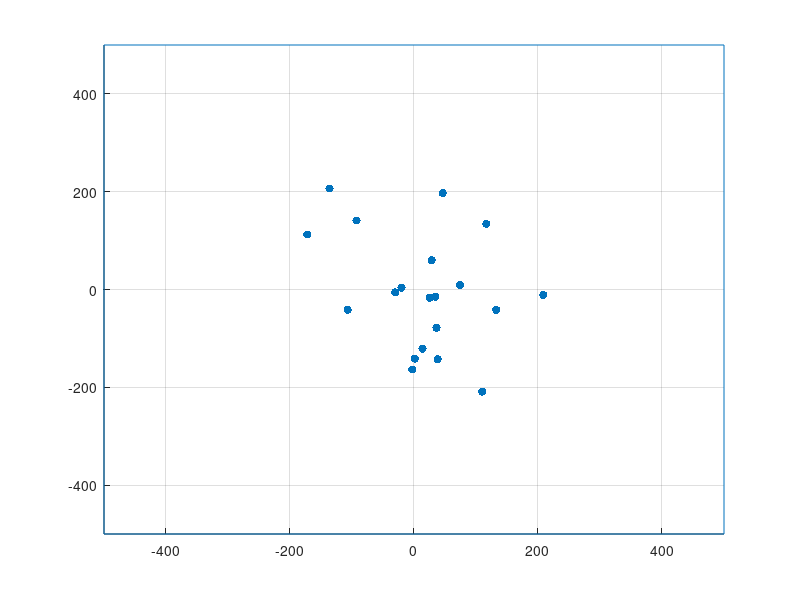

Write the MATLAB code that produced this figure. (Note: this script raises an error after producing the figure.)
close all
clear all
clc

%plotting the box
grid on
hold on
x_lim = [-500, -500, 500, 500, -500];
y_lim = [500, -500, -500, 500, 500];
xlim([-500,500]);
ylim([-500,500]);
plot(x_lim,y_lim);

%creating N particles in random places within R range from the centre
%defining N and the radius of the boundary
N = 20;
R_lim = 250;

%creating points in polar coordinate system
polar_ang = rand(N,1)*360;
polar_r = rand(N,1)*R_lim;

%converting the polar coordiante system to carthesian coordinates and
%plotting
[x, y] = pol2cart(polar_ang,polar_r);
plot_pts = scatter(x,y,'filled','blue');

%create trace arrays
trace_len = 40;
trace_x = x;
trace_y = y;
for i=1:trace_len-1
    trace_x = [trace_x,x];
    trace_y = [trace_y,y];
end

%create initial trace plot
for j=1:N
    trace_plot(j) = plot(trace_x(j,:),trace_y(j,:),"--k");
end

%defining the maximum and minimum possible velocity
v_max = 80;
v_min = 30;

%multiply random samples with difference of vmax and vmin then add/subtract
%v_min(depending on the sign of a value in a vector) to assure each value is in range+/-(vmin,vmax)
v_x = -(v_max-v_min) + 2*(v_max-v_min)*rand(N,1);
v_x = v_x + sign(v_x)*v_min;

v_y = -(v_max-v_min) + 2*(v_max-v_min)*rand(N,1);
v_y = v_y + sign(v_y)*v_min;

%defining starting time t and delta t dt
t = 0;
dt = 0.1;

%defining gravity
g = -9.8;

%defining hit velocity loss (%)
loss = 0.1;

%define indexing variable i which will help with adding values to vector
%used to plot energy graphs
i = 1;

%run the function
while isgraphics(plot_pts)
    
    %move the particles
    v_y = v_y + g*dt;
    x = x+v_x*dt;
    y = y+v_y*dt;
    
    %update first column in trace matrix and shift columns to the right
    trace_x(:,1)=x;
    trace_y(:,1)=y;
    trace_x(:,2:end)=trace_x(:,1:end-1);
    trace_y(:,2:end)=trace_y(:,1:end-1);
    
    %check if particle crossed boundaries on x or y
    crossed_y_lim=find(y<=-500 | y>=500);
    crossed_x_lim=find(x<=-500 | x>=500);
      
    %if particle bounced off the ceiling/floor, find nearest boundary(-500 or 500) and
    %set y value to it
    y(crossed_y_lim)=500*sign(y(find(abs(y)>500)));
    
    %apply energy loss if bounced off the ceiling/floor
    v_y(crossed_y_lim)=v_y(crossed_y_lim)*(1-loss);
    v_x(crossed_y_lim)=v_x(crossed_y_lim)*(1-loss);
    
    % flip vertical direction of velocity
    v_y(crossed_y_lim)=-v_y(crossed_y_lim);
     
    %if particle bounced off a wall, find nearest boundary(-500 or 500) and
    %set x value to it
    x(crossed_x_lim)=500*sign(x(find(abs(x)>500)));
    
    %apply energy loss if bounced off the wall
    v_y(crossed_x_lim)=v_y(crossed_x_lim)*(1-loss);
    v_x(crossed_x_lim)=v_x(crossed_x_lim)*(1-loss);
    
    % flip horizontal direction of velocity
    v_x(crossed_x_lim)=-v_x(crossed_x_lim);
    
    %plot updated locations of particles
    plot_pts.XData=x;
    plot_pts.YData=y;
    
    for j=1:N
        trace_plot(j).XData=trace_x(j,:);
        trace_plot(j).YData=trace_y(j,:);
    end
    
    %add time stamp and energy stamp to the vectors, mass set as 1 for
    %simplicty
    t=t+dt;
    e_k_stamps(i) = sum([1/2*(v_x.^2+v_y.^2).^0.5]); 
    t_stamps(i)=t;
    
    %saving each 20th-snapshot (iteration) within first 500 iterations
    %if (mod(i,10)==0) && (i<=600) % if iter is multiple of 10 and is not greater than 500
        %filename=['gravityloss' num2str(i) '.png'];
        %saveas(gcf,filename);
    %end
    i=i+1;
    drawnow;
end

plot(t_stamps,e_k_stamps)
title('Kinetic energy in time')
xlabel('time(s)')
ylabel('energy(j)')